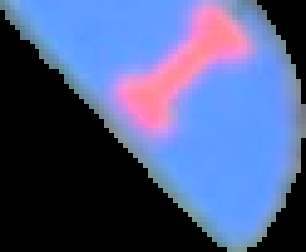
#> input picture Older Code Base/Edhitha ADLC/Semicircle.png, 306 x 252 px, found by its file name
$ python Shape_detect.py   (Python 2 division)
#> lines starting #> are read from the running program, lines starting #| are printed output that depends on the picture; after the words box and inside, x2 and y2 are one past the last pixel; in counts of white or black regions, pixels touching at a corner belong together; long printed decimals are rounded
import cv2
import numpy as np
import cv2.cv as cv

def zeros(image,height,width):
    drawing = np.zeros([height,width],dtype=np.uint8)
    return drawing


image=cv2.imread("Semicircle.PNG",1)
#> image is the input picture: shape (252, 306, 3); mean B, G, R 135.2, 90, 77.1
height = np.size(image, 0)
#> height = 252
width = np.size(image, 1)
#> width = 306


drawing = zeros(image,height,width)
drawing2 = zeros(image,height,width)

#Changing image to grayScale
graySource = cv2.cvtColor(image, cv2.COLOR_BGR2GRAY)
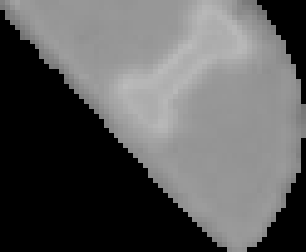
#> graySource: shape (252, 306); min 0, max 187, mean 91.3

#Blurring using Gaussian blur to improve accuracy of finding contours
blurred = cv2.GaussianBlur(graySource,(5,5),0)

#Thresholding the bit values
ret,thresholdOutput = cv2.threshold(graySource,60,255,cv2.THRESH_BINARY)
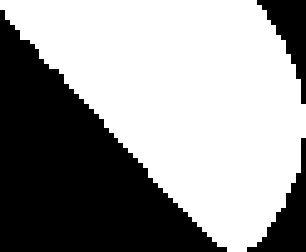
#> thresholdOutput: shape (252, 306); 59.3% white; 3 black regions
#Finding external contour from the image
contours, hierarchy = cv2.findContours(thresholdOutput,cv2.RETR_TREE,cv2.CHAIN_APPROX_SIMPLE)
#> contours = 1 contour; box (x1, y1, x2, y2) and area: (0, 0, 306, 252) 45224

#finding contour size
contours_size = len(contours)
#> contours_size = 1
print contours_size
#| 1
#finding contour area
cnt = contours[0]
#> cnt = contour of 196 points, box (x1, y1, x2, y2) (0, 0, 306, 252), area 45224
contours_area = cv2.contourArea(cnt)
#> contours_area = 45224
print contours_area
#| 45224.0

if( (contours_size>0) and (contours_area>500) ):
    print "entered loop"
    cv2.drawContours(drawing2,contours,-1,(0,255,0),3)
#> drawing2: shape (252, 306); every value is 0
    #cv2.imshow("drawing2",drawing2)
    circles = cv2.HoughCircles(drawing2,cv.CV_HOUGH_GRADIENT,1,60,param1=200,param2=20,minRadius=15,maxRadius=0)
#> circles = None
    if circles is not None:
        isCircle = True
        #need to draw it
        for i in circles[0,:]:
            cv2.circle(cimg,(i[0],i[1]),i[2],(0,255,0),2)
    else:
        isCircle = False

print isCircle


perimeter = cv2.arcLength(cnt,True)
#> perimeter = 1074.5

print ("Perimeter:",perimeter)
#| Perimeter: 1074.510


contours_poly = cv2.approxPolyDP(cnt, perimeter * 0.04 , True )
#> contours_poly = [[0, 0], [266, 236], [305, 104], [256, 0]]
print len(contours_poly)
#| 4

isConvex = cv2.isContourConvex(contours_poly)
#> isConvex = True

print ("isConvex",isConvex)
#| isConvex True
#Drawing the lines of the approximated contour using 'line' function on drawing matrix

# Drawing yet to be done
m = cv2.moments(cnt,True);
#> m = moments, m00 45224, centre m10/m00, m01/m00 = (185, 98.21)
m2 = cv2.moments(drawing,True);
#> m2 = moments, m00 0


ans = cv2.HuMoments(m)
#> ans = [0.198, 0.0084, 0.00231, 0.000198, 8.54e-08, 5.83e-06, 1.02e-07]
ans2 = cv2.HuMoments(m2)
#> ans2 = [0, 0, 0, 0, 0, 0, 0]

mValu = ans[0]
#> mValu = [0.198]
mValue2 = ans[1]
#> mValue2 = [0.0084]
mValue3 = ans[3]
#> mValue3 = [0.000198]
mValue=mValu[0]
#> mValue = 0.198
print mValue
#| 0.1981
if((mValue >= 0.180) and (mValue < 0.210)):
    print "Semicircle"


cv2.waitKey(0)
cv2.destroyAllWindows()
